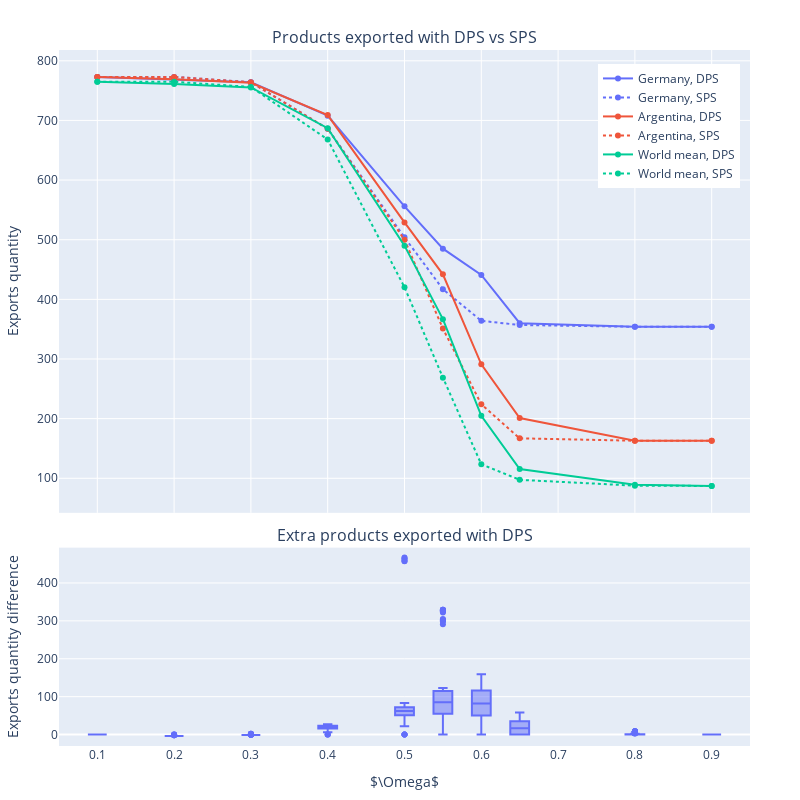

The notebook cell saved with this chart:
### Code cell
fig = make_subplots(rows=2, cols=1,
                    shared_xaxes=True,
                    row_heights=[70,30],
                    vertical_spacing=0.05,
                    subplot_titles=[
                        "Products exported with DPS vs SPS",
                        "Extra products exported with DPS"
                    ])
fig.update_layout(
    autosize=False,
    width=800,
    height=800,)
fig1 = px.line(
    df_,
    x="omega",
    y="count_exports",
    color="country",
    line_dash="dynamic",
    markers=True,
    height=600,
    range_y=[0,800],
#    title="Exportaciones por país y variante de simulación"
)

for trace in fig1["data"]:
    #print(trace)
    fig.append_trace(trace, row=1, col=1)

fig2 = px.box(
    max_diff_df.reset_index(),
    x="omega",
    y="difference",
#    title=f"Distribucion de la ventaja de la variante global respecto a la variante local<br>según omega para todos los países (ultima generacion)",
    labels={
        "difference": "Difference between models",
        "omega": "Threshold"})

for trace in fig2["data"]:
    fig.append_trace(trace, row=2, col=1)
fig.update_layout(margin=dict(l=50,r=50,b=50,t=50))
fig.update_layout(
    xaxis = dict(
        tickmode = 'linear',
        tick0 = 0.1,
        dtick = 0.1
    ), xaxis2 = dict(
        tickmode = 'linear',
        tick0 = 0.1,
        dtick = 0.1,
        title = "$\Omega$"
    ),
    yaxis = dict(title="Exports quantity"),
    yaxis2 = dict(title="Exports quantity difference"),
    legend=dict(
        x=0.78,
        y=0.98,
        traceorder='normal'
    ),
)

fig.show()

### Figure 1 — Plotly figure (JSON) as saved in the notebook; plotly's stock layout.template omitted (floating-point values rounded to 4 significant figures; data arrays with more than 128 entries replaced by an {"elided": "..."} marker saying what was removed)
{"data": [{"hovertemplate": "country=Germany<br>dynamic=DPS<br>omega=%{x}<br>count_exports=%{y}<extra></extra>", "legendgroup": "Germany, DPS", "line": {"color": "#636efa", "dash": "solid"}, "marker": {"symbol": "circle"}, "mode": "lines+markers", "name": "Germany, DPS", "orientation": "v", "showlegend": true, "type": "scatter", "x": [0.1, 0.2, 0.3, 0.4, 0.5, 0.55, 0.6, 0.65, 0.8, 0.9], "xaxis": "x", "y": [773, 769, 764, 708, 556, 485, 441, 360, 354, 354], "yaxis": "y"}, {"hovertemplate": "country=Germany<br>dynamic=SPS<br>omega=%{x}<br>count_exports=%{y}<extra></extra>", "legendgroup": "Germany, SPS", "line": {"color": "#636efa", "dash": "dot"}, "marker": {"symbol": "circle"}, "mode": "lines+markers", "name": "Germany, SPS", "orientation": "v", "showlegend": true, "type": "scatter", "x": [0.1, 0.2, 0.3, 0.4, 0.5, 0.55, 0.6, 0.65, 0.8, 0.9], "xaxis": "x", "y": [773, 773, 764, 686, 504, 417, 364, 357, 354, 354], "yaxis": "y"}, {"hovertemplate": "country=Argentina<br>dynamic=DPS<br>omega=%{x}<br>count_exports=%{y}<extra></extra>", "legendgroup": "Argentina, DPS", "line": {"color": "#EF553B", "dash": "solid"}, "marker": {"symbol": "circle"}, "mode": "lines+markers", "name": "Argentina, DPS", "orientation": "v", "showlegend": true, "type": "scatter", "x": [0.1, 0.2, 0.3, 0.4, 0.5, 0.55, 0.6, 0.65, 0.8, 0.9], "xaxis": "x", "y": [773, 769, 763, 709, 529, 442, 291, 201, 163, 163], "yaxis": "y"}, {"hovertemplate": "country=Argentina<br>dynamic=SPS<br>omega=%{x}<br>count_exports=%{y}<extra></extra>", "legendgroup": "Argentina, SPS", "line": {"color": "#EF553B", "dash": "dot"}, "marker": {"symbol": "circle"}, "mode": "lines+markers", "name": "Argentina, SPS", "orientation": "v", "showlegend": true, "type": "scatter", "x": [0.1, 0.2, 0.3, 0.4, 0.5, 0.55, 0.6, 0.65, 0.8, 0.9], "xaxis": "x", "y": [773, 773, 764, 686, 500, 351, 224, 167, 163, 163], "yaxis": "y"}, {"hovertemplate": "country=World mean<br>dynamic=DPS<br>omega=%{x}<br>count_exports=%{y}<extra></extra>", "legendgroup": "World mean, DPS", "line": {"color": "#00cc96", "dash": "solid"}, "marker": {"symbol": "circle"}, "mode": "lines+markers", "name": "World mean, DPS", "orientation": "v", "showlegend": true, "type": "scatter", "x": [0.1, 0.2, 0.3, 0.4, 0.5, 0.55, 0.6, 0.65, 0.8, 0.9], "xaxis": "x", "y": [764.9, 761.0, 755.3, 687.1, 490.0, 366.8, 204.7, 115.5, 88.97, 87.15], "yaxis": "y"}, {"hovertemplate": "country=World mean<br>dynamic=SPS<br>omega=%{x}<br>count_exports=%{y}<extra></extra>", "legendgroup": "World mean, SPS", "line": {"color": "#00cc96", "dash": "dot"}, "marker": {"symbol": "circle"}, "mode": "lines+markers", "name": "World mean, SPS", "orientation": "v", "showlegend": true, "type": "scatter", "x": [0.1, 0.2, 0.3, 0.4, 0.5, 0.55, 0.6, 0.65, 0.8, 0.9], "xaxis": "x", "y": [764.9, 764.9, 756.2, 668.0, 420.3, 268.8, 123.4, 97.43, 87.65, 87.15], "yaxis": "y"}, {"alignmentgroup": "True", "hovertemplate": "Threshold=%{x}<br>Difference between models=%{y}<extra></extra>", "legendgroup": "", "marker": {"color": "#636efa"}, "name": "", "notched": false, "offsetgroup": "", "orientation": "v", "showlegend": false, "type": "box", "x": {"elided": "1900 float values"}, "x0": " ", "xaxis": "x2", "y": {"elided": "1900 int values"}, "y0": " ", "yaxis": "y2"}], "layout": {"annotations": [{"font": {"size": 16}, "showarrow": false, "text": "Products exported with DPS vs SPS", "x": 0.5, "xanchor": "center", "xref": "paper", "y": 1.0, "yanchor": "bottom", "yref": "paper"}, {"font": {"size": 16}, "showarrow": false, "text": "Extra products exported with DPS", "x": 0.5, "xanchor": "center", "xref": "paper", "y": 0.285, "yanchor": "bottom", "yref": "paper"}], "autosize": false, "height": 800, "legend": {"traceorder": "normal", "x": 0.78, "y": 0.98}, "margin": {"b": 50, "l": 50, "r": 50, "t": 50}, "width": 800, "xaxis": {"anchor": "y", "autorange": true, "domain": [0, 1], "dtick": 0.1, "matches": "x2", "range": [0.05013, 0.9499], "showticklabels": false, "tick0": 0.1, "tickmode": "linear", "type": "linear"}, "xaxis2": {"anchor": "y2", "autorange": true, "domain": [0, 1], "dtick": 0.1, "range": [0.05013, 0.9499], "tick0": 0.1, "tickmode": "linear", "title": {"text": "$\\Omega$"}, "type": "linear"}, "yaxis": {"anchor": "x", "autorange": true, "domain": [0.335, 1.0], "range": [42.06, 818.1], "title": {"text": "Exports quantity"}, "type": "linear"}, "yaxis2": {"anchor": "x2", "autorange": true, "domain": [0, 0.285], "range": [-30.17, 493.2], "title": {"text": "Exports quantity difference"}, "type": "linear"}}}
